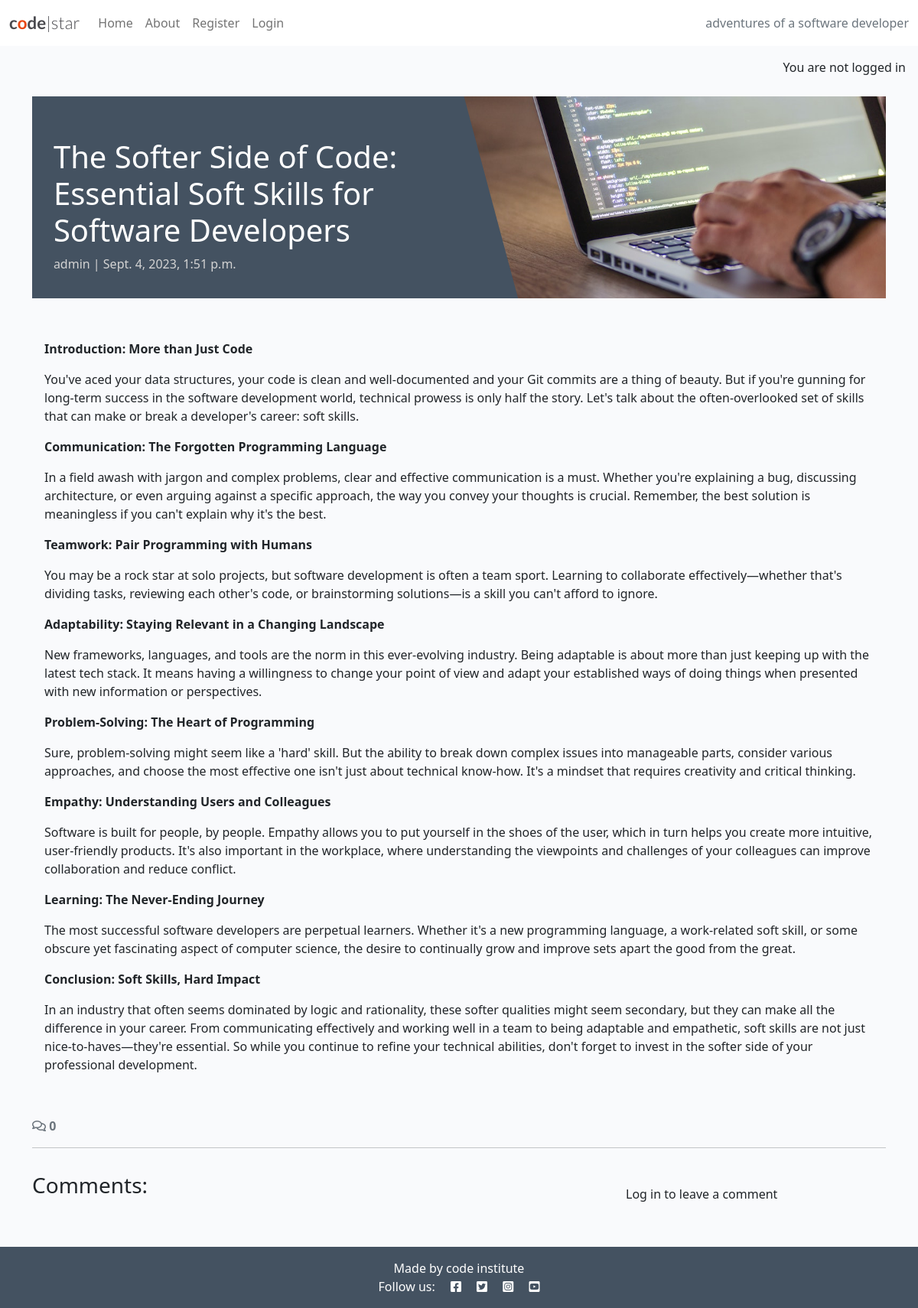
The page /the-softer-side-of-code-essential-soft-skills-for-software-developers/ on the database its author committed.
### blog/models.py (models this page shows, shortened)
class  Post(models.Model):
    title = models.CharField(max_length=200, unique=True)
    slug = models.SlugField(max_length=200, unique=True)
    author = models.ForeignKey(
        User, on_delete=models.CASCADE, related_name="blog_posts"
)
    featured_image = CloudinaryField('image', default='placeholder')
    content = models.TextField()
    created_on = models.DateTimeField(auto_now_add=True)
    updated_on = models.DateTimeField(auto_now=True)
    status = models.IntegerField(choices=STATUS, default=0)
    excerpt = models.TextField(blank=True)
    STATUS = ((0, "Draft"), (1, "Published"))
    class Meta:
        ordering = ["created_on"]

### blog/views.py (the view, shortened to what this page needs)
# urls.py: path('<slug:slug>/', views.post_detail, name='post_detail'),
def post_detail(request, slug):
    queryset = Post.objects.filter(status=1)
    post = get_object_or_404(queryset, slug=slug)
    comments = post.comments.all().order_by("-created_on")
    comment_count = post.comments.filter(approved=True).count()
    comment_form = CommentForm()
    return render(
        request,
        "blog/post_detail.html",
        {
            "post": post,
            "comments": comments,
            "comment_count": comment_count,
            "comment_form": comment_form
        },
    )

### blog/templates/blog/post_detail.html (shortened to what this page needs)
{% extends 'base.html' %} {% block content %}
{% load static %}
{% load crispy_forms_tags %}
<div class="masthead">
    <div class="container">
        <div class="row g-0">
            <div class="col-md-6 masthead-text">
                <h1 class="post-title">{{ post.title }}</h1>
                <p class="post-subtitle">{{ post.author }} | {{ post.created_on }}</p>
            </div>
            <div class="d-none d-md-block col-md-6 masthead-image">
                <img src="{% static 'images/default.jpg' %}" class="scale" alt="placeholder">
            </div>
        </div>
    </div>
</div>
<div class="container">
    <div class="row">
        <div class="col card mb-4  mt-3 left  top">
            <div class="card-body">
                <p class="card-text">{{ post.content | safe}}</p>
                </div>
            </div>
        </div>
  <div class="row">
    <div class="col-12">
      <strong class="text-secondary">
        <i class="far fa-comments"></i> {{ comment_count }}
      </strong>
    </div>
    <div class="col-12">
      <hr>
    </div>
  </div>
  <div class="row">
    <div class="col-md-8 card mb-4  mt-3 ">
      <h3>Comments:</h3>
      <div class="card-body">
      </div>
    </div>
    <div class="col-md-4 card mb-4  mt-3 ">
            <div class="card-body">
                {% if user.is_authenticated %}
                <h3>Leave a comment:</h3>
                <p>Posting as: {{ user.username }}</p>
                <form id="commentForm" method="post" style="margin-top: 1.3em;">
                    {{ comment_form | crispy }}
                    {% csrf_token %}
                    <button id="submitButton" type="submit" class="btn btn-signup btn-lg">Submit</button>
                </form>
                {% else %}
                <p>Log in to leave a comment</p>
                {% endif %}
            </div>
        </div>
    </div>
</div>
{% endblock content %}

### static/css/style.css (style rules this page uses)
body { background-color: #F9FAFC; }
.main-bg { background-color: #F9FAFC; }
.card { border: none; background-color: transparent; }
.scale { width: 100%; height: auto; }
.masthead { margin-top: 10px; overflow: hidden; position: relative; display: inline-block; height: 33vh; width: 100%; }
.masthead-text { background-color: #445261; color: white; position: relative; }
.masthead-image { position: relative; overflow: hidden; }
.masthead-image:after { content: ""; position: absolute; top: 0; right: 90%; height: 100%; width: 150%; background: #445261; -webkit-transform: skew(15deg); -moz-transform: skew(15deg); transform: skew(15deg); z-index: 100; }
.post-title { margin-top: 10%; margin-left: 5%; }
.post-subtitle { margin-left: 5%; color: lightgray; }

### rows shown on the page
Post: title "The Softer Side of Code: Essential Soft Skills for Software Developers", author "admin", created_on "Sept. 4, 2023, 1:51 p.m.", content "Introduction: More than Just Code You've aced your data structures, your code is clean and well-documented and your Git commits are a thing of beauty. But if you're gunning for long-term success in the software development world, technical prowess is only half the story. Let's talk about the often-overlooked set of skills that can make or break a developer's career: soft skills. Communication: The Forgotten Programming Language In a field awash with jargon and complex problems, clear and effective communication is a must. Whether you're explaining a bug, discussing architecture, or even arguing against a specific approach, the way you convey your thoughts is crucial. Remember, the best…"

### other values the page prints
{{ comment_count }} "0"
